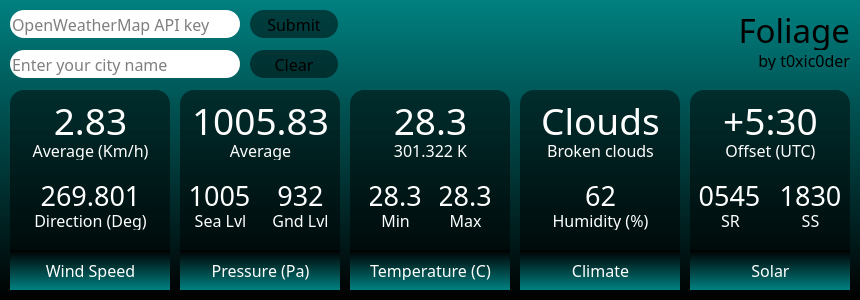
<?xml version="1.0" encoding="UTF-8"?>
<ui version="4.0">
 <author>Akashdeep Dhar</author>
 <class>Foliage</class>
 <widget class="QMainWindow" name="Foliage">
  <property name="geometry">
   <rect>
    <x>0</x>
    <y>0</y>
    <width>860</width>
    <height>300</height>
   </rect>
  </property>
  <property name="sizePolicy">
   <sizepolicy hsizetype="Fixed" vsizetype="Fixed">
    <horstretch>0</horstretch>
    <verstretch>0</verstretch>
   </sizepolicy>
  </property>
  <property name="minimumSize">
   <size>
    <width>860</width>
    <height>300</height>
   </size>
  </property>
  <property name="maximumSize">
   <size>
    <width>860</width>
    <height>540</height>
   </size>
  </property>
  <property name="windowTitle">
   <string>MainWindow</string>
  </property>
  <property name="styleSheet">
   <string notr="true">background: qlineargradient( x1:0 y1:0, x2:0 y2:1, stop:0 teal, stop:1 black);</string>
  </property>
  <widget class="QWidget" name="centralwidget">
   <widget class="QPushButton" name="btn_get">
    <property name="geometry">
     <rect>
      <x>250</x>
      <y>10</y>
      <width>88</width>
      <height>28</height>
     </rect>
    </property>
    <property name="font">
     <font>
      <family>Akzidenz Grotesk Light</family>
      <pointsize>12</pointsize>
     </font>
    </property>
    <property name="styleSheet">
     <string notr="true">border: 2px white;
border-radius: 14px;
background-color:rgba(0,0,0,0.5)
</string>
    </property>
    <property name="text">
     <string>Submit</string>
    </property>
   </widget>
   <widget class="QPushButton" name="btn_abt">
    <property name="geometry">
     <rect>
      <x>250</x>
      <y>50</y>
      <width>88</width>
      <height>28</height>
     </rect>
    </property>
    <property name="font">
     <font>
      <family>Akzidenz Grotesk Light</family>
      <pointsize>12</pointsize>
     </font>
    </property>
    <property name="styleSheet">
     <string notr="true">border: 2px white;
border-radius: 14px;
background-color:rgba(0,0,0,0.5);
</string>
    </property>
    <property name="text">
     <string>Clear</string>
    </property>
    <property name="flat">
     <bool>true</bool>
    </property>
   </widget>
   <widget class="QLabel" name="label_city">
    <property name="geometry">
     <rect>
      <x>359</x>
      <y>10</y>
      <width>491</width>
      <height>40</height>
     </rect>
    </property>
    <property name="font">
     <font>
      <family>Akzidenz Grotesk Light</family>
      <pointsize>25</pointsize>
     </font>
    </property>
    <property name="styleSheet">
     <string notr="true">background-color:rgba(0,0,0,0)</string>
    </property>
    <property name="text">
     <string>Foliage</string>
    </property>
    <property name="alignment">
     <set>Qt::AlignRight|Qt::AlignTrailing|Qt::AlignVCenter</set>
    </property>
   </widget>
   <widget class="QLabel" name="label_coor">
    <property name="geometry">
     <rect>
      <x>359</x>
      <y>50</y>
      <width>491</width>
      <height>20</height>
     </rect>
    </property>
    <property name="font">
     <font>
      <family>Akzidenz Grotesk Light</family>
      <pointsize>12</pointsize>
     </font>
    </property>
    <property name="styleSheet">
     <string notr="true">background-color:rgba(0,0,0,0)</string>
    </property>
    <property name="text">
     <string>by t0xic0der</string>
    </property>
    <property name="alignment">
     <set>Qt::AlignRight|Qt::AlignTrailing|Qt::AlignVCenter</set>
    </property>
    <property name="wordWrap">
     <bool>false</bool>
    </property>
   </widget>
   <widget class="QFrame" name="frm_temp">
    <property name="geometry">
     <rect>
      <x>350</x>
      <y>90</y>
      <width>160</width>
      <height>200</height>
     </rect>
    </property>
    <property name="styleSheet">
     <string notr="true">background-color:rgba(0,0,0,0.5);
color:black;
border: 2px green;
border-radius: 14px;</string>
    </property>
    <property name="frameShape">
     <enum>QFrame::StyledPanel</enum>
    </property>
    <property name="frameShadow">
     <enum>QFrame::Raised</enum>
    </property>
    <widget class="QLabel" name="label_5">
     <property name="geometry">
      <rect>
       <x>10</x>
       <y>170</y>
       <width>141</width>
       <height>20</height>
      </rect>
     </property>
     <property name="font">
      <font>
       <family>Akzidenz Grotesk Light</family>
       <pointsize>12</pointsize>
      </font>
     </property>
     <property name="styleSheet">
      <string notr="true">background-color:rgba(0,0,0,0);
color:white;</string>
     </property>
     <property name="text">
      <string>Temperature (C)</string>
     </property>
     <property name="alignment">
      <set>Qt::AlignCenter</set>
     </property>
     <property name="wordWrap">
      <bool>true</bool>
     </property>
    </widget>
    <widget class="QLabel" name="val_temp_avg">
     <property name="geometry">
      <rect>
       <x>10</x>
       <y>10</y>
       <width>141</width>
       <height>40</height>
      </rect>
     </property>
     <property name="font">
      <font>
       <family>Akzidenz Grotesk Light</family>
       <pointsize>28</pointsize>
      </font>
     </property>
     <property name="styleSheet">
      <string notr="true">background-color:rgba(0,0,0,0);
color:white;</string>
     </property>
     <property name="text">
      <string>28.3</string>
     </property>
     <property name="alignment">
      <set>Qt::AlignCenter</set>
     </property>
    </widget>
    <widget class="QLabel" name="val_tkel_avg">
     <property name="geometry">
      <rect>
       <x>10</x>
       <y>50</y>
       <width>141</width>
       <height>20</height>
      </rect>
     </property>
     <property name="font">
      <font>
       <family>Akzidenz Grotesk Light</family>
       <pointsize>12</pointsize>
      </font>
     </property>
     <property name="styleSheet">
      <string notr="true">background-color:rgba(0,0,0,0);
color:white;</string>
     </property>
     <property name="text">
      <string>301.322 K</string>
     </property>
     <property name="alignment">
      <set>Qt::AlignCenter</set>
     </property>
     <property name="wordWrap">
      <bool>true</bool>
     </property>
    </widget>
    <widget class="QLabel" name="val_temp_min">
     <property name="geometry">
      <rect>
       <x>20</x>
       <y>90</y>
       <width>50</width>
       <height>30</height>
      </rect>
     </property>
     <property name="font">
      <font>
       <family>Akzidenz Grotesk Light</family>
       <pointsize>20</pointsize>
      </font>
     </property>
     <property name="styleSheet">
      <string notr="true">background-color:rgba(0,0,0,0);
color:white;</string>
     </property>
     <property name="text">
      <string>28.3</string>
     </property>
     <property name="alignment">
      <set>Qt::AlignCenter</set>
     </property>
    </widget>
    <widget class="QLabel" name="val_temp_max">
     <property name="geometry">
      <rect>
       <x>90</x>
       <y>90</y>
       <width>50</width>
       <height>30</height>
      </rect>
     </property>
     <property name="font">
      <font>
       <family>Akzidenz Grotesk Light</family>
       <pointsize>20</pointsize>
      </font>
     </property>
     <property name="styleSheet">
      <string notr="true">background-color:rgba(0,0,0,0);
color:white;</string>
     </property>
     <property name="text">
      <string>28.3</string>
     </property>
     <property name="alignment">
      <set>Qt::AlignCenter</set>
     </property>
    </widget>
    <widget class="QLabel" name="label_10">
     <property name="geometry">
      <rect>
       <x>20</x>
       <y>120</y>
       <width>51</width>
       <height>20</height>
      </rect>
     </property>
     <property name="font">
      <font>
       <family>Akzidenz Grotesk Light</family>
       <pointsize>12</pointsize>
      </font>
     </property>
     <property name="styleSheet">
      <string notr="true">background-color:rgba(0,0,0,0);
color:white;</string>
     </property>
     <property name="text">
      <string>Min</string>
     </property>
     <property name="alignment">
      <set>Qt::AlignCenter</set>
     </property>
     <property name="wordWrap">
      <bool>false</bool>
     </property>
    </widget>
    <widget class="QLabel" name="label_11">
     <property name="geometry">
      <rect>
       <x>90</x>
       <y>120</y>
       <width>51</width>
       <height>20</height>
      </rect>
     </property>
     <property name="font">
      <font>
       <family>Akzidenz Grotesk Light</family>
       <pointsize>12</pointsize>
      </font>
     </property>
     <property name="styleSheet">
      <string notr="true">background-color:rgba(0,0,0,0);
color:white;</string>
     </property>
     <property name="text">
      <string>Max</string>
     </property>
     <property name="alignment">
      <set>Qt::AlignCenter</set>
     </property>
     <property name="wordWrap">
      <bool>false</bool>
     </property>
    </widget>
    <widget class="QFrame" name="frame_2">
     <property name="geometry">
      <rect>
       <x>0</x>
       <y>160</y>
       <width>160</width>
       <height>40</height>
      </rect>
     </property>
     <property name="styleSheet">
      <string notr="true">background: qlineargradient( x1:0 y1:1, x2:0 y2:0, stop:0 teal, stop:1 black);
border:none;
border-radius:0px;</string>
     </property>
     <property name="frameShape">
      <enum>QFrame::StyledPanel</enum>
     </property>
     <property name="frameShadow">
      <enum>QFrame::Raised</enum>
     </property>
    </widget>
    <zorder>val_temp_avg</zorder>
    <zorder>frame_2</zorder>
    <zorder>label_5</zorder>
    <zorder>val_tkel_avg</zorder>
    <zorder>val_temp_min</zorder>
    <zorder>val_temp_max</zorder>
    <zorder>label_10</zorder>
    <zorder>label_11</zorder>
   </widget>
   <widget class="QFrame" name="frm_prez">
    <property name="geometry">
     <rect>
      <x>180</x>
      <y>90</y>
      <width>160</width>
      <height>200</height>
     </rect>
    </property>
    <property name="styleSheet">
     <string notr="true">background-color:rgba(0,0,0,0.5);
color:black;
border: 2px green;
border-radius: 14px;</string>
    </property>
    <property name="frameShape">
     <enum>QFrame::StyledPanel</enum>
    </property>
    <property name="frameShadow">
     <enum>QFrame::Raised</enum>
    </property>
    <widget class="QLabel" name="val_prez_avg">
     <property name="geometry">
      <rect>
       <x>10</x>
       <y>10</y>
       <width>141</width>
       <height>40</height>
      </rect>
     </property>
     <property name="font">
      <font>
       <family>Akzidenz Grotesk Light</family>
       <pointsize>28</pointsize>
      </font>
     </property>
     <property name="styleSheet">
      <string notr="true">background-color:rgba(0,0,0,0);
color:white;</string>
     </property>
     <property name="text">
      <string>1005.83</string>
     </property>
     <property name="alignment">
      <set>Qt::AlignCenter</set>
     </property>
    </widget>
    <widget class="QLabel" name="label_28">
     <property name="geometry">
      <rect>
       <x>10</x>
       <y>50</y>
       <width>141</width>
       <height>20</height>
      </rect>
     </property>
     <property name="font">
      <font>
       <family>Akzidenz Grotesk Light</family>
       <pointsize>12</pointsize>
      </font>
     </property>
     <property name="styleSheet">
      <string notr="true">background-color:rgba(0,0,0,0);
color:white;</string>
     </property>
     <property name="text">
      <string>Average</string>
     </property>
     <property name="alignment">
      <set>Qt::AlignCenter</set>
     </property>
     <property name="wordWrap">
      <bool>true</bool>
     </property>
    </widget>
    <widget class="QLabel" name="val_prez_sea">
     <property name="geometry">
      <rect>
       <x>9</x>
       <y>90</y>
       <width>61</width>
       <height>30</height>
      </rect>
     </property>
     <property name="font">
      <font>
       <family>Akzidenz Grotesk Light</family>
       <pointsize>20</pointsize>
      </font>
     </property>
     <property name="styleSheet">
      <string notr="true">background-color:rgba(0,0,0,0);
color:white;</string>
     </property>
     <property name="text">
      <string>1005</string>
     </property>
     <property name="alignment">
      <set>Qt::AlignCenter</set>
     </property>
    </widget>
    <widget class="QLabel" name="val_prez_gnd">
     <property name="geometry">
      <rect>
       <x>90</x>
       <y>90</y>
       <width>61</width>
       <height>30</height>
      </rect>
     </property>
     <property name="font">
      <font>
       <family>Akzidenz Grotesk Light</family>
       <pointsize>20</pointsize>
      </font>
     </property>
     <property name="styleSheet">
      <string notr="true">background-color:rgba(0,0,0,0);
color:white;</string>
     </property>
     <property name="text">
      <string>932</string>
     </property>
     <property name="alignment">
      <set>Qt::AlignCenter</set>
     </property>
    </widget>
    <widget class="QLabel" name="label_31">
     <property name="geometry">
      <rect>
       <x>10</x>
       <y>120</y>
       <width>61</width>
       <height>20</height>
      </rect>
     </property>
     <property name="font">
      <font>
       <family>Akzidenz Grotesk Light</family>
       <pointsize>12</pointsize>
      </font>
     </property>
     <property name="styleSheet">
      <string notr="true">background-color:rgba(0,0,0,0);
color:white;</string>
     </property>
     <property name="text">
      <string>Sea Lvl</string>
     </property>
     <property name="alignment">
      <set>Qt::AlignCenter</set>
     </property>
     <property name="wordWrap">
      <bool>false</bool>
     </property>
    </widget>
    <widget class="QLabel" name="label_32">
     <property name="geometry">
      <rect>
       <x>90</x>
       <y>120</y>
       <width>61</width>
       <height>20</height>
      </rect>
     </property>
     <property name="font">
      <font>
       <family>Akzidenz Grotesk Light</family>
       <pointsize>12</pointsize>
      </font>
     </property>
     <property name="styleSheet">
      <string notr="true">background-color:rgba(0,0,0,0);
color:white;</string>
     </property>
     <property name="text">
      <string>Gnd Lvl</string>
     </property>
     <property name="alignment">
      <set>Qt::AlignCenter</set>
     </property>
     <property name="wordWrap">
      <bool>false</bool>
     </property>
    </widget>
    <widget class="QFrame" name="frame_6">
     <property name="geometry">
      <rect>
       <x>0</x>
       <y>160</y>
       <width>160</width>
       <height>40</height>
      </rect>
     </property>
     <property name="styleSheet">
      <string notr="true">background: qlineargradient( x1:0 y1:1, x2:0 y2:0, stop:0 teal, stop:1 black);
border:none;
border-radius:0px;</string>
     </property>
     <property name="frameShape">
      <enum>QFrame::StyledPanel</enum>
     </property>
     <property name="frameShadow">
      <enum>QFrame::Raised</enum>
     </property>
     <widget class="QLabel" name="label_33">
      <property name="geometry">
       <rect>
        <x>10</x>
        <y>10</y>
        <width>141</width>
        <height>20</height>
       </rect>
      </property>
      <property name="font">
       <font>
        <family>Akzidenz Grotesk Light</family>
        <pointsize>12</pointsize>
       </font>
      </property>
      <property name="styleSheet">
       <string notr="true">background-color:rgba(0,0,0,0);
color:white;</string>
      </property>
      <property name="text">
       <string>Pressure (Pa)</string>
      </property>
      <property name="alignment">
       <set>Qt::AlignCenter</set>
      </property>
      <property name="wordWrap">
       <bool>true</bool>
      </property>
     </widget>
    </widget>
   </widget>
   <widget class="QFrame" name="frm_wind">
    <property name="geometry">
     <rect>
      <x>10</x>
      <y>90</y>
      <width>160</width>
      <height>200</height>
     </rect>
    </property>
    <property name="styleSheet">
     <string notr="true">background-color:rgba(0,0,0,0.5);
color:black;
border: 2px green;
border-radius: 14px;</string>
    </property>
    <property name="frameShape">
     <enum>QFrame::StyledPanel</enum>
    </property>
    <property name="frameShadow">
     <enum>QFrame::Raised</enum>
    </property>
    <widget class="QLabel" name="val_wind_spd">
     <property name="geometry">
      <rect>
       <x>10</x>
       <y>10</y>
       <width>141</width>
       <height>40</height>
      </rect>
     </property>
     <property name="font">
      <font>
       <family>Akzidenz Grotesk Light</family>
       <pointsize>28</pointsize>
      </font>
     </property>
     <property name="styleSheet">
      <string notr="true">background-color:rgba(0,0,0,0);
color:white;</string>
     </property>
     <property name="text">
      <string>2.83</string>
     </property>
     <property name="alignment">
      <set>Qt::AlignCenter</set>
     </property>
    </widget>
    <widget class="QLabel" name="label_36">
     <property name="geometry">
      <rect>
       <x>10</x>
       <y>50</y>
       <width>141</width>
       <height>20</height>
      </rect>
     </property>
     <property name="font">
      <font>
       <family>Akzidenz Grotesk Light</family>
       <pointsize>12</pointsize>
      </font>
     </property>
     <property name="styleSheet">
      <string notr="true">background-color:rgba(0,0,0,0);
color:white;</string>
     </property>
     <property name="text">
      <string>Average (Km/h)</string>
     </property>
     <property name="alignment">
      <set>Qt::AlignCenter</set>
     </property>
     <property name="wordWrap">
      <bool>true</bool>
     </property>
    </widget>
    <widget class="QFrame" name="frame_8">
     <property name="geometry">
      <rect>
       <x>0</x>
       <y>160</y>
       <width>160</width>
       <height>40</height>
      </rect>
     </property>
     <property name="styleSheet">
      <string notr="true">background: qlineargradient( x1:0 y1:1, x2:0 y2:0, stop:0 teal, stop:1 black);
border:none;
border-radius:0px;</string>
     </property>
     <property name="frameShape">
      <enum>QFrame::StyledPanel</enum>
     </property>
     <property name="frameShadow">
      <enum>QFrame::Raised</enum>
     </property>
     <widget class="QLabel" name="label_41">
      <property name="geometry">
       <rect>
        <x>10</x>
        <y>10</y>
        <width>141</width>
        <height>20</height>
       </rect>
      </property>
      <property name="font">
       <font>
        <family>Akzidenz Grotesk Light</family>
        <pointsize>12</pointsize>
       </font>
      </property>
      <property name="styleSheet">
       <string notr="true">background-color:rgba(0,0,0,0);
color:white;</string>
      </property>
      <property name="text">
       <string>Wind Speed</string>
      </property>
      <property name="alignment">
       <set>Qt::AlignCenter</set>
      </property>
      <property name="wordWrap">
       <bool>true</bool>
      </property>
     </widget>
    </widget>
    <widget class="QLabel" name="label_37">
     <property name="geometry">
      <rect>
       <x>10</x>
       <y>120</y>
       <width>141</width>
       <height>20</height>
      </rect>
     </property>
     <property name="font">
      <font>
       <family>Akzidenz Grotesk Light</family>
       <pointsize>12</pointsize>
      </font>
     </property>
     <property name="styleSheet">
      <string notr="true">background-color:rgba(0,0,0,0);
color:white;</string>
     </property>
     <property name="text">
      <string>Direction (Deg)</string>
     </property>
     <property name="alignment">
      <set>Qt::AlignCenter</set>
     </property>
     <property name="wordWrap">
      <bool>true</bool>
     </property>
    </widget>
    <widget class="QLabel" name="val_wind_dir">
     <property name="geometry">
      <rect>
       <x>10</x>
       <y>90</y>
       <width>141</width>
       <height>30</height>
      </rect>
     </property>
     <property name="font">
      <font>
       <family>Akzidenz Grotesk Light</family>
       <pointsize>20</pointsize>
      </font>
     </property>
     <property name="styleSheet">
      <string notr="true">background-color:rgba(0,0,0,0);
color:white;</string>
     </property>
     <property name="text">
      <string>269.801</string>
     </property>
     <property name="alignment">
      <set>Qt::AlignCenter</set>
     </property>
    </widget>
   </widget>
   <widget class="QFrame" name="frm_clim">
    <property name="geometry">
     <rect>
      <x>520</x>
      <y>90</y>
      <width>160</width>
      <height>200</height>
     </rect>
    </property>
    <property name="styleSheet">
     <string notr="true">background-color:rgba(0,0,0,0.5);
color:black;
border: 2px green;
border-radius: 14px;</string>
    </property>
    <property name="frameShape">
     <enum>QFrame::StyledPanel</enum>
    </property>
    <property name="frameShadow">
     <enum>QFrame::Raised</enum>
    </property>
    <widget class="QLabel" name="val_clim_pri">
     <property name="geometry">
      <rect>
       <x>10</x>
       <y>10</y>
       <width>141</width>
       <height>40</height>
      </rect>
     </property>
     <property name="font">
      <font>
       <family>Akzidenz Grotesk Light</family>
       <pointsize>28</pointsize>
      </font>
     </property>
     <property name="styleSheet">
      <string notr="true">background-color:rgba(0,0,0,0);
color:white;</string>
     </property>
     <property name="text">
      <string>Clouds</string>
     </property>
     <property name="alignment">
      <set>Qt::AlignCenter</set>
     </property>
    </widget>
    <widget class="QLabel" name="val_clim_sec">
     <property name="geometry">
      <rect>
       <x>10</x>
       <y>50</y>
       <width>141</width>
       <height>20</height>
      </rect>
     </property>
     <property name="font">
      <font>
       <family>Akzidenz Grotesk Light</family>
       <pointsize>12</pointsize>
      </font>
     </property>
     <property name="styleSheet">
      <string notr="true">background-color:rgba(0,0,0,0);
color:white;</string>
     </property>
     <property name="text">
      <string>Broken clouds</string>
     </property>
     <property name="alignment">
      <set>Qt::AlignCenter</set>
     </property>
     <property name="wordWrap">
      <bool>true</bool>
     </property>
    </widget>
    <widget class="QFrame" name="frame_11">
     <property name="geometry">
      <rect>
       <x>0</x>
       <y>160</y>
       <width>160</width>
       <height>40</height>
      </rect>
     </property>
     <property name="styleSheet">
      <string notr="true">background: qlineargradient( x1:0 y1:1, x2:0 y2:0, stop:0 teal, stop:1 black);
border:none;
border-radius:0px;</string>
     </property>
     <property name="frameShape">
      <enum>QFrame::StyledPanel</enum>
     </property>
     <property name="frameShadow">
      <enum>QFrame::Raised</enum>
     </property>
     <widget class="QLabel" name="label_53">
      <property name="geometry">
       <rect>
        <x>10</x>
        <y>10</y>
        <width>141</width>
        <height>20</height>
       </rect>
      </property>
      <property name="font">
       <font>
        <family>Akzidenz Grotesk Light</family>
        <pointsize>12</pointsize>
       </font>
      </property>
      <property name="styleSheet">
       <string notr="true">background-color:rgba(0,0,0,0);
color:white;</string>
      </property>
      <property name="text">
       <string>Climate</string>
      </property>
      <property name="alignment">
       <set>Qt::AlignCenter</set>
      </property>
      <property name="wordWrap">
       <bool>true</bool>
      </property>
     </widget>
    </widget>
    <widget class="QLabel" name="val_humidity">
     <property name="geometry">
      <rect>
       <x>10</x>
       <y>90</y>
       <width>141</width>
       <height>30</height>
      </rect>
     </property>
     <property name="font">
      <font>
       <family>Akzidenz Grotesk Light</family>
       <pointsize>20</pointsize>
      </font>
     </property>
     <property name="styleSheet">
      <string notr="true">background-color:rgba(0,0,0,0);
color:white;</string>
     </property>
     <property name="text">
      <string>62</string>
     </property>
     <property name="alignment">
      <set>Qt::AlignCenter</set>
     </property>
    </widget>
    <widget class="QLabel" name="label_38">
     <property name="geometry">
      <rect>
       <x>10</x>
       <y>120</y>
       <width>141</width>
       <height>20</height>
      </rect>
     </property>
     <property name="font">
      <font>
       <family>Akzidenz Grotesk Light</family>
       <pointsize>12</pointsize>
      </font>
     </property>
     <property name="styleSheet">
      <string notr="true">background-color:rgba(0,0,0,0);
color:white;</string>
     </property>
     <property name="text">
      <string>Humidity (%)</string>
     </property>
     <property name="alignment">
      <set>Qt::AlignCenter</set>
     </property>
     <property name="wordWrap">
      <bool>true</bool>
     </property>
    </widget>
   </widget>
   <widget class="QFrame" name="frm_sola">
    <property name="geometry">
     <rect>
      <x>690</x>
      <y>90</y>
      <width>160</width>
      <height>200</height>
     </rect>
    </property>
    <property name="styleSheet">
     <string notr="true">background-color:rgba(0,0,0,0.5);
color:black;
border: 2px green;
border-radius: 14px;</string>
    </property>
    <property name="frameShape">
     <enum>QFrame::StyledPanel</enum>
    </property>
    <property name="frameShadow">
     <enum>QFrame::Raised</enum>
    </property>
    <widget class="QLabel" name="val_sola_tzd">
     <property name="geometry">
      <rect>
       <x>10</x>
       <y>10</y>
       <width>141</width>
       <height>40</height>
      </rect>
     </property>
     <property name="font">
      <font>
       <family>Akzidenz Grotesk Light</family>
       <pointsize>28</pointsize>
      </font>
     </property>
     <property name="styleSheet">
      <string notr="true">background-color:rgba(0,0,0,0);
color:white;</string>
     </property>
     <property name="text">
      <string>+5:30</string>
     </property>
     <property name="alignment">
      <set>Qt::AlignCenter</set>
     </property>
    </widget>
    <widget class="QLabel" name="label_64">
     <property name="geometry">
      <rect>
       <x>10</x>
       <y>50</y>
       <width>141</width>
       <height>20</height>
      </rect>
     </property>
     <property name="font">
      <font>
       <family>Akzidenz Grotesk Light</family>
       <pointsize>12</pointsize>
      </font>
     </property>
     <property name="styleSheet">
      <string notr="true">background-color:rgba(0,0,0,0);
color:white;</string>
     </property>
     <property name="text">
      <string>Offset (UTC)</string>
     </property>
     <property name="alignment">
      <set>Qt::AlignCenter</set>
     </property>
     <property name="wordWrap">
      <bool>true</bool>
     </property>
    </widget>
    <widget class="QLabel" name="val_sola_ris">
     <property name="geometry">
      <rect>
       <x>9</x>
       <y>90</y>
       <width>61</width>
       <height>30</height>
      </rect>
     </property>
     <property name="font">
      <font>
       <family>Akzidenz Grotesk Light</family>
       <pointsize>20</pointsize>
      </font>
     </property>
     <property name="styleSheet">
      <string notr="true">background-color:rgba(0,0,0,0);
color:white;</string>
     </property>
     <property name="text">
      <string>0545</string>
     </property>
     <property name="alignment">
      <set>Qt::AlignCenter</set>
     </property>
    </widget>
    <widget class="QLabel" name="val_sola_set">
     <property name="geometry">
      <rect>
       <x>90</x>
       <y>90</y>
       <width>61</width>
       <height>30</height>
      </rect>
     </property>
     <property name="font">
      <font>
       <family>Akzidenz Grotesk Light</family>
       <pointsize>20</pointsize>
      </font>
     </property>
     <property name="styleSheet">
      <string notr="true">background-color:rgba(0,0,0,0);
color:white;</string>
     </property>
     <property name="text">
      <string>1830</string>
     </property>
     <property name="alignment">
      <set>Qt::AlignCenter</set>
     </property>
    </widget>
    <widget class="QLabel" name="label_67">
     <property name="geometry">
      <rect>
       <x>10</x>
       <y>120</y>
       <width>61</width>
       <height>20</height>
      </rect>
     </property>
     <property name="font">
      <font>
       <family>Akzidenz Grotesk Light</family>
       <pointsize>12</pointsize>
      </font>
     </property>
     <property name="styleSheet">
      <string notr="true">background-color:rgba(0,0,0,0);
color:white;</string>
     </property>
     <property name="text">
      <string>SR</string>
     </property>
     <property name="alignment">
      <set>Qt::AlignCenter</set>
     </property>
     <property name="wordWrap">
      <bool>false</bool>
     </property>
    </widget>
    <widget class="QLabel" name="label_68">
     <property name="geometry">
      <rect>
       <x>90</x>
       <y>120</y>
       <width>61</width>
       <height>20</height>
      </rect>
     </property>
     <property name="font">
      <font>
       <family>Akzidenz Grotesk Light</family>
       <pointsize>12</pointsize>
      </font>
     </property>
     <property name="styleSheet">
      <string notr="true">background-color:rgba(0,0,0,0);
color:white;</string>
     </property>
     <property name="text">
      <string>SS</string>
     </property>
     <property name="alignment">
      <set>Qt::AlignCenter</set>
     </property>
     <property name="wordWrap">
      <bool>false</bool>
     </property>
    </widget>
    <widget class="QFrame" name="frame_14">
     <property name="geometry">
      <rect>
       <x>0</x>
       <y>160</y>
       <width>160</width>
       <height>40</height>
      </rect>
     </property>
     <property name="styleSheet">
      <string notr="true">background: qlineargradient( x1:0 y1:1, x2:0 y2:0, stop:0 teal, stop:1 black);
border:none;
border-radius:0px;</string>
     </property>
     <property name="frameShape">
      <enum>QFrame::StyledPanel</enum>
     </property>
     <property name="frameShadow">
      <enum>QFrame::Raised</enum>
     </property>
     <widget class="QLabel" name="label_69">
      <property name="geometry">
       <rect>
        <x>10</x>
        <y>10</y>
        <width>141</width>
        <height>20</height>
       </rect>
      </property>
      <property name="font">
       <font>
        <family>Akzidenz Grotesk Light</family>
        <pointsize>12</pointsize>
       </font>
      </property>
      <property name="styleSheet">
       <string notr="true">background-color:rgba(0,0,0,0);
color:white;</string>
      </property>
      <property name="text">
       <string>Solar</string>
      </property>
      <property name="alignment">
       <set>Qt::AlignCenter</set>
      </property>
      <property name="wordWrap">
       <bool>true</bool>
      </property>
     </widget>
    </widget>
   </widget>
   <widget class="QLineEdit" name="oapi_text">
    <property name="geometry">
     <rect>
      <x>10</x>
      <y>10</y>
      <width>230</width>
      <height>28</height>
     </rect>
    </property>
    <property name="font">
     <font>
      <family>Akzidenz Grotesk Light</family>
      <pointsize>12</pointsize>
     </font>
    </property>
    <property name="styleSheet">
     <string notr="true">color:black;
border-radius: 14px;
background-color:white;</string>
    </property>
    <property name="placeholderText">
     <string>OpenWeatherMap API key</string>
    </property>
   </widget>
   <widget class="QLineEdit" name="city_text">
    <property name="geometry">
     <rect>
      <x>10</x>
      <y>50</y>
      <width>230</width>
      <height>28</height>
     </rect>
    </property>
    <property name="font">
     <font>
      <family>Akzidenz Grotesk Light</family>
      <pointsize>12</pointsize>
     </font>
    </property>
    <property name="styleSheet">
     <string notr="true">color:black;
border-radius: 14px;
background-color:white;</string>
    </property>
    <property name="placeholderText">
     <string>Enter your city name</string>
    </property>
   </widget>
  </widget>
 </widget>
 <resources/>
 <connections/>
</ui>
